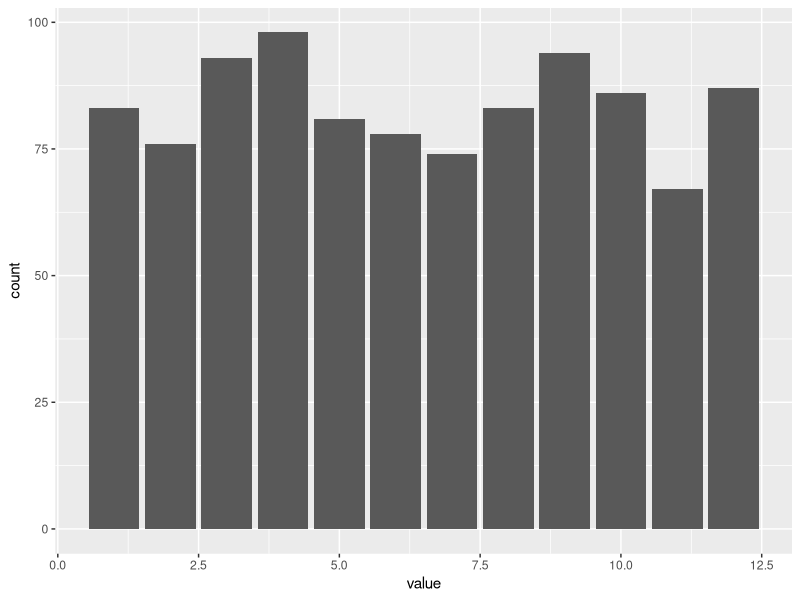
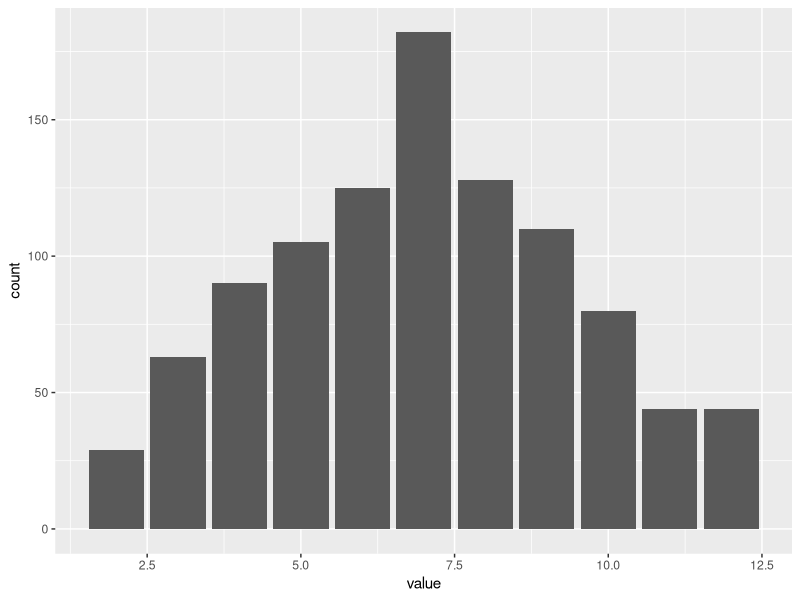
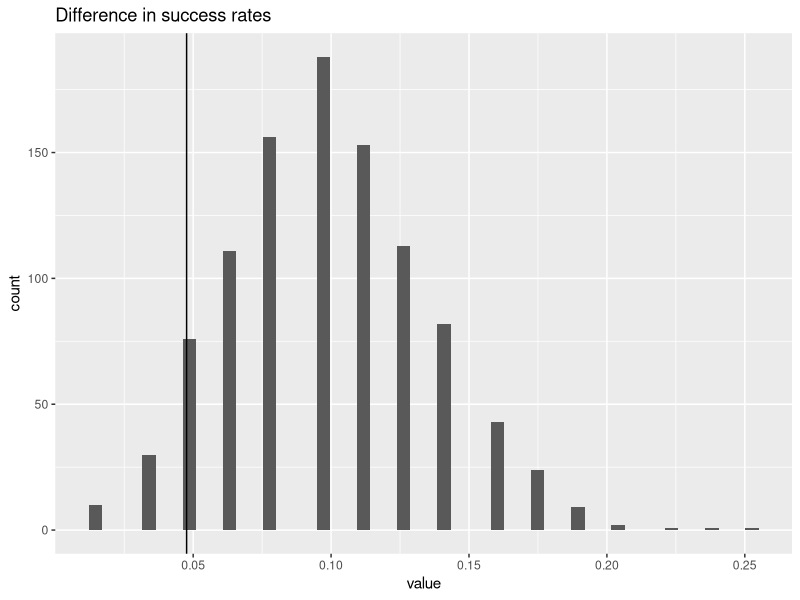

Reproduce these figures in R, in order.
## ---- chunk 1
library(tidyverse)
## ---- chunk 2
dice_12 <- sample(1:12, 1000, replace = TRUE) %>%
  as_data_frame()
dice_66 <- sample(1:6, 1000, replace = TRUE) + sample(1:6, 1000, replace = TRUE) %>%
  as_data_frame()

ggplot(dice_12) +
  geom_bar(aes(value), stat = "count")
ggplot(dice_66) +
  geom_bar(aes(value), stat = "count")

mean(dice_12$value)
mean(dice_66$value)

sd(dice_12$value)
sd(dice_66$value)
## ---- chunk 3
point_estimate <- 3 / 63
## ---- chunk 4
simulated_point_estimates <- 
  data_frame(value = seq(1:1000)) %>%
  mutate(value = 1:1000 %>%
    map_dbl(function(i) {
      sum(
        runif(63) < 0.1
      ) / 63
    }))
mean(simulated_point_estimates$value)

ggplot(simulated_point_estimates) +
  geom_histogram(aes(value), bins = 50) +
  geom_vline(xintercept = point_estimate) +
  labs(title = "Difference in success rates")

p_value_sim <- (sum(simulated_point_estimates$value <= point_estimate) * 2) / 1000
## ---- chunk 5
# Calculate the standard deviation
SE <- sqrt((0.1 * (1 - 0.1) / 63))
# Calculate the Z-score
Z <- (0.1 - point_estimate) / SE
# Calculate the p-value
p_value_norm <- (1- pnorm(Z, 0, 1)) * 2
## ---- chunk 6
point_estimate <- 7.18 - 6.78
SE <- sqrt((1.60^2 / 100) + (1.43^2 / 50))
t <- point_estimate / SE
df <- min((50 - 1), (100 - 1))
p_value <- (1 - pt(t, df)) * 2
p_value < 0.05
